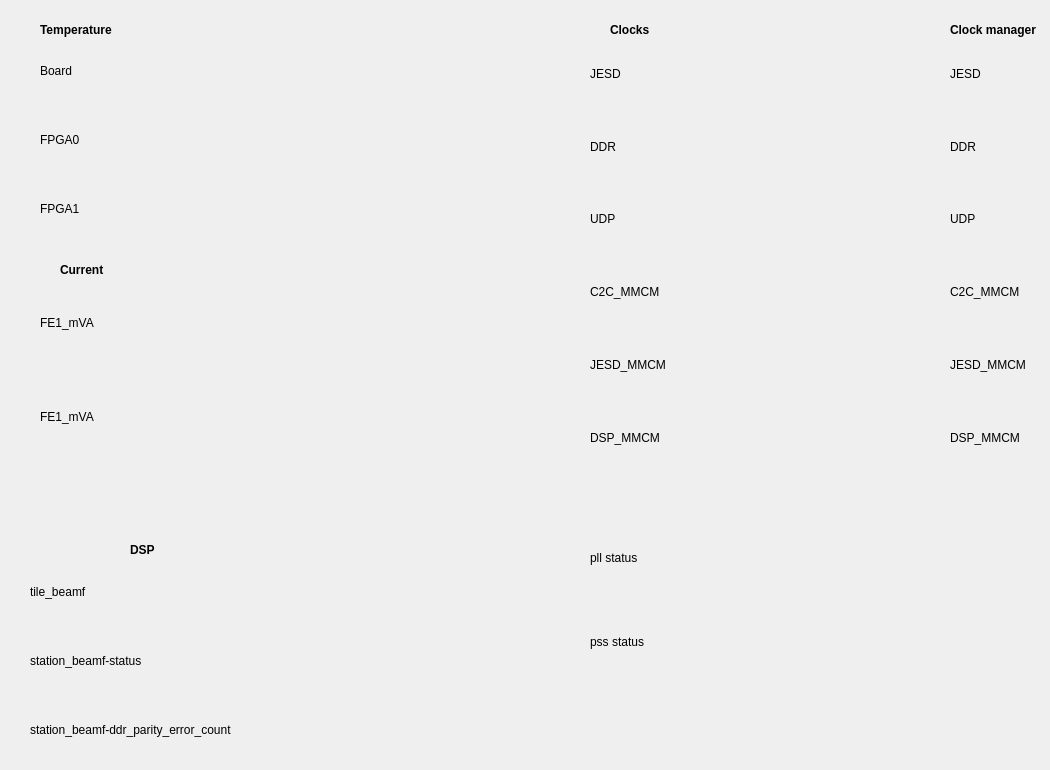
       <widget class="QWidget" name="mix_tab5_5">
        <attribute name="title">
         <string>Temperature-Current-DSP-Timing</string>
        </attribute>
        <widget class="QWidget" name="layoutWidget_277">
         <property name="geometry">
          <rect>
           <x>590</x>
           <y>40</y>
           <width>81</width>
           <height>431</height>
          </rect>
         </property>
         <layout class="QVBoxLayout" name="verticalLayout_281">
          <item>
           <widget class="QLabel" name="label_434">
            <property name="text">
             <string>JESD</string>
            </property>
           </widget>
          </item>
          <item>
           <widget class="QLabel" name="label_435">
            <property name="text">
             <string>DDR</string>
            </property>
           </widget>
          </item>
          <item>
           <widget class="QLabel" name="label_436">
            <property name="text">
             <string>UDP</string>
            </property>
           </widget>
          </item>
          <item>
           <widget class="QLabel" name="label_437">
            <property name="text">
             <string>C2C_MMCM</string>
            </property>
           </widget>
          </item>
          <item>
           <widget class="QLabel" name="label_438">
            <property name="text">
             <string>JESD_MMCM</string>
            </property>
           </widget>
          </item>
          <item>
           <widget class="QLabel" name="label_439">
            <property name="text">
             <string>DSP_MMCM</string>
            </property>
           </widget>
          </item>
         </layout>
        </widget>
        <widget class="QWidget" name="layoutWidget_278">
         <property name="geometry">
          <rect>
           <x>590</x>
           <y>519</y>
           <width>81</width>
           <height>161</height>
          </rect>
         </property>
         <layout class="QVBoxLayout" name="verticalLayout_282">
          <item>
           <widget class="QLabel" name="label_bkpl_87">
            <property name="maximumSize">
             <size>
              <width>16777215</width>
              <height>16777215</height>
             </size>
            </property>
            <property name="layoutDirection">
             <enum>Qt::LeftToRight</enum>
            </property>
            <property name="styleSheet">
             <string notr="true"/>
            </property>
            <property name="text">
             <string>pll status</string>
            </property>
            <property name="alignment">
             <set>Qt::AlignLeading|Qt::AlignLeft|Qt::AlignVCenter</set>
            </property>
           </widget>
          </item>
          <item>
           <widget class="QLabel" name="label_mng_204">
            <property name="maximumSize">
             <size>
              <width>16777215</width>
              <height>16777215</height>
             </size>
            </property>
            <property name="layoutDirection">
             <enum>Qt::LeftToRight</enum>
            </property>
            <property name="styleSheet">
             <string notr="true"/>
            </property>
            <property name="text">
             <string>pss status</string>
            </property>
            <property name="alignment">
             <set>Qt::AlignLeading|Qt::AlignLeft|Qt::AlignVCenter</set>
            </property>
           </widget>
          </item>
         </layout>
        </widget>
        <widget class="QWidget" name="layoutWidget_279">
         <property name="geometry">
          <rect>
           <x>40</x>
           <y>279</y>
           <width>81</width>
           <height>181</height>
          </rect>
         </property>
         <layout class="QVBoxLayout" name="verticalLayout_283">
          <item>
           <widget class="QLabel" name="label_bkpl_88">
            <property name="maximumSize">
             <size>
              <width>16777215</width>
              <height>16777215</height>
             </size>
            </property>
            <property name="layoutDirection">
             <enum>Qt::LeftToRight</enum>
            </property>
            <property name="styleSheet">
             <string notr="true"/>
            </property>
            <property name="text">
             <string>FE1_mVA</string>
            </property>
            <property name="alignment">
             <set>Qt::AlignLeading|Qt::AlignLeft|Qt::AlignVCenter</set>
            </property>
           </widget>
          </item>
          <item>
           <widget class="QLabel" name="label_mng_205">
            <property name="maximumSize">
             <size>
              <width>16777215</width>
              <height>16777215</height>
             </size>
            </property>
            <property name="layoutDirection">
             <enum>Qt::LeftToRight</enum>
            </property>
            <property name="styleSheet">
             <string notr="true"/>
            </property>
            <property name="text">
             <string>FE1_mVA</string>
            </property>
            <property name="alignment">
             <set>Qt::AlignLeading|Qt::AlignLeft|Qt::AlignVCenter</set>
            </property>
           </widget>
          </item>
         </layout>
        </widget>
        <widget class="QWidget" name="layoutWidget_280">
         <property name="geometry">
          <rect>
           <x>40</x>
           <y>39</y>
           <width>81</width>
           <height>201</height>
          </rect>
         </property>
         <layout class="QVBoxLayout" name="verticalLayout_284">
          <item>
           <widget class="QLabel" name="label_bkpl_89">
            <property name="maximumSize">
             <size>
              <width>16777215</width>
              <height>16777215</height>
             </size>
            </property>
            <property name="layoutDirection">
             <enum>Qt::LeftToRight</enum>
            </property>
            <property name="styleSheet">
             <string notr="true"/>
            </property>
            <property name="text">
             <string>Board</string>
            </property>
            <property name="alignment">
             <set>Qt::AlignLeading|Qt::AlignLeft|Qt::AlignVCenter</set>
            </property>
           </widget>
          </item>
          <item>
           <widget class="QLabel" name="label_mng_206">
            <property name="maximumSize">
             <size>
              <width>16777215</width>
              <height>16777215</height>
             </size>
            </property>
            <property name="layoutDirection">
             <enum>Qt::LeftToRight</enum>
            </property>
            <property name="styleSheet">
             <string notr="true"/>
            </property>
            <property name="text">
             <string>FPGA0</string>
            </property>
            <property name="alignment">
             <set>Qt::AlignLeading|Qt::AlignLeft|Qt::AlignVCenter</set>
            </property>
           </widget>
          </item>
          <item>
           <widget class="QLabel" name="label_mng_207">
            <property name="maximumSize">
             <size>
              <width>16777215</width>
              <height>16777215</height>
             </size>
            </property>
            <property name="layoutDirection">
             <enum>Qt::LeftToRight</enum>
            </property>
            <property name="styleSheet">
             <string notr="true"/>
            </property>
            <property name="text">
             <string>FPGA1</string>
            </property>
            <property name="alignment">
             <set>Qt::AlignLeading|Qt::AlignLeft|Qt::AlignVCenter</set>
            </property>
           </widget>
          </item>
         </layout>
        </widget>
        <widget class="QWidget" name="layoutWidget_281">
         <property name="geometry">
          <rect>
           <x>30</x>
           <y>560</y>
           <width>241</width>
           <height>201</height>
          </rect>
         </property>
         <layout class="QVBoxLayout" name="verticalLayout_285">
          <item>
           <widget class="QLabel" name="label_mng_208">
            <property name="maximumSize">
             <size>
              <width>16777215</width>
              <height>16777215</height>
             </size>
            </property>
            <property name="layoutDirection">
             <enum>Qt::LeftToRight</enum>
            </property>
            <property name="styleSheet">
             <string notr="true"/>
            </property>
            <property name="text">
             <string>tile_beamf</string>
            </property>
            <property name="alignment">
             <set>Qt::AlignLeading|Qt::AlignLeft|Qt::AlignVCenter</set>
            </property>
           </widget>
          </item>
          <item>
           <widget class="QLabel" name="label_mng_209">
            <property name="maximumSize">
             <size>
              <width>16777215</width>
              <height>16777215</height>
             </size>
            </property>
            <property name="layoutDirection">
             <enum>Qt::LeftToRight</enum>
            </property>
            <property name="styleSheet">
             <string notr="true"/>
            </property>
            <property name="text">
             <string>station_beamf-status</string>
            </property>
            <property name="alignment">
             <set>Qt::AlignLeading|Qt::AlignLeft|Qt::AlignVCenter</set>
            </property>
           </widget>
          </item>
          <item>
           <widget class="QLabel" name="label_mng_210">
            <property name="maximumSize">
             <size>
              <width>16777215</width>
              <height>16777215</height>
             </size>
            </property>
            <property name="layoutDirection">
             <enum>Qt::LeftToRight</enum>
            </property>
            <property name="styleSheet">
             <string notr="true"/>
            </property>
            <property name="text">
             <string>station_beamf-ddr_parity_error_count</string>
            </property>
            <property name="alignment">
             <set>Qt::AlignLeading|Qt::AlignLeft|Qt::AlignVCenter</set>
            </property>
           </widget>
          </item>
         </layout>
        </widget>
        <widget class="QWidget" name="layoutWidget_282">
         <property name="geometry">
          <rect>
           <x>950</x>
           <y>40</y>
           <width>81</width>
           <height>431</height>
          </rect>
         </property>
         <layout class="QVBoxLayout" name="verticalLayout_286">
          <item>
           <widget class="QLabel" name="label_440">
            <property name="text">
             <string>JESD</string>
            </property>
           </widget>
          </item>
          <item>
           <widget class="QLabel" name="label_441">
            <property name="text">
             <string>DDR</string>
            </property>
           </widget>
          </item>
          <item>
           <widget class="QLabel" name="label_442">
            <property name="text">
             <string>UDP</string>
            </property>
           </widget>
          </item>
          <item>
           <widget class="QLabel" name="label_443">
            <property name="text">
             <string>C2C_MMCM</string>
            </property>
           </widget>
          </item>
          <item>
           <widget class="QLabel" name="label_444">
            <property name="text">
             <string>JESD_MMCM</string>
            </property>
           </widget>
          </item>
          <item>
           <widget class="QLabel" name="label_445">
            <property name="text">
             <string>DSP_MMCM</string>
            </property>
           </widget>
          </item>
         </layout>
        </widget>
        <widget class="QLabel" name="label_446">
         <property name="geometry">
          <rect>
           <x>40</x>
           <y>20</y>
           <width>81</width>
           <height>20</height>
          </rect>
         </property>
         <property name="font">
          <font>
           <weight>75</weight>
           <bold>true</bold>
          </font>
         </property>
         <property name="text">
          <string>Temperature</string>
         </property>
        </widget>
        <widget class="QLabel" name="label_447">
         <property name="geometry">
          <rect>
           <x>950</x>
           <y>20</y>
           <width>91</width>
           <height>20</height>
          </rect>
         </property>
         <property name="font">
          <font>
           <weight>75</weight>
           <bold>true</bold>
          </font>
         </property>
         <property name="text">
          <string>Clock manager</string>
         </property>
        </widget>
        <widget class="QLabel" name="label_448">
         <property name="geometry">
          <rect>
           <x>130</x>
           <y>540</y>
           <width>81</width>
           <height>20</height>
          </rect>
         </property>
         <property name="font">
          <font>
           <weight>75</weight>
           <bold>true</bold>
          </font>
         </property>
         <property name="text">
          <string>DSP</string>
         </property>
        </widget>
        <widget class="QLabel" name="label_449">
         <property name="geometry">
          <rect>
           <x>60</x>
           <y>260</y>
           <width>61</width>
           <height>20</height>
          </rect>
         </property>
         <property name="font">
          <font>
           <weight>75</weight>
           <bold>true</bold>
          </font>
         </property>
         <property name="text">
          <string>Current</string>
         </property>
        </widget>
        <widget class="QLabel" name="label_450">
         <property name="geometry">
          <rect>
           <x>610</x>
           <y>20</y>
           <width>81</width>
           <height>20</height>
          </rect>
         </property>
         <property name="font">
          <font>
           <weight>75</weight>
           <bold>true</bold>
          </font>
         </property>
         <property name="text">
          <string>Clocks</string>
         </property>
        </widget>
       </widget>
